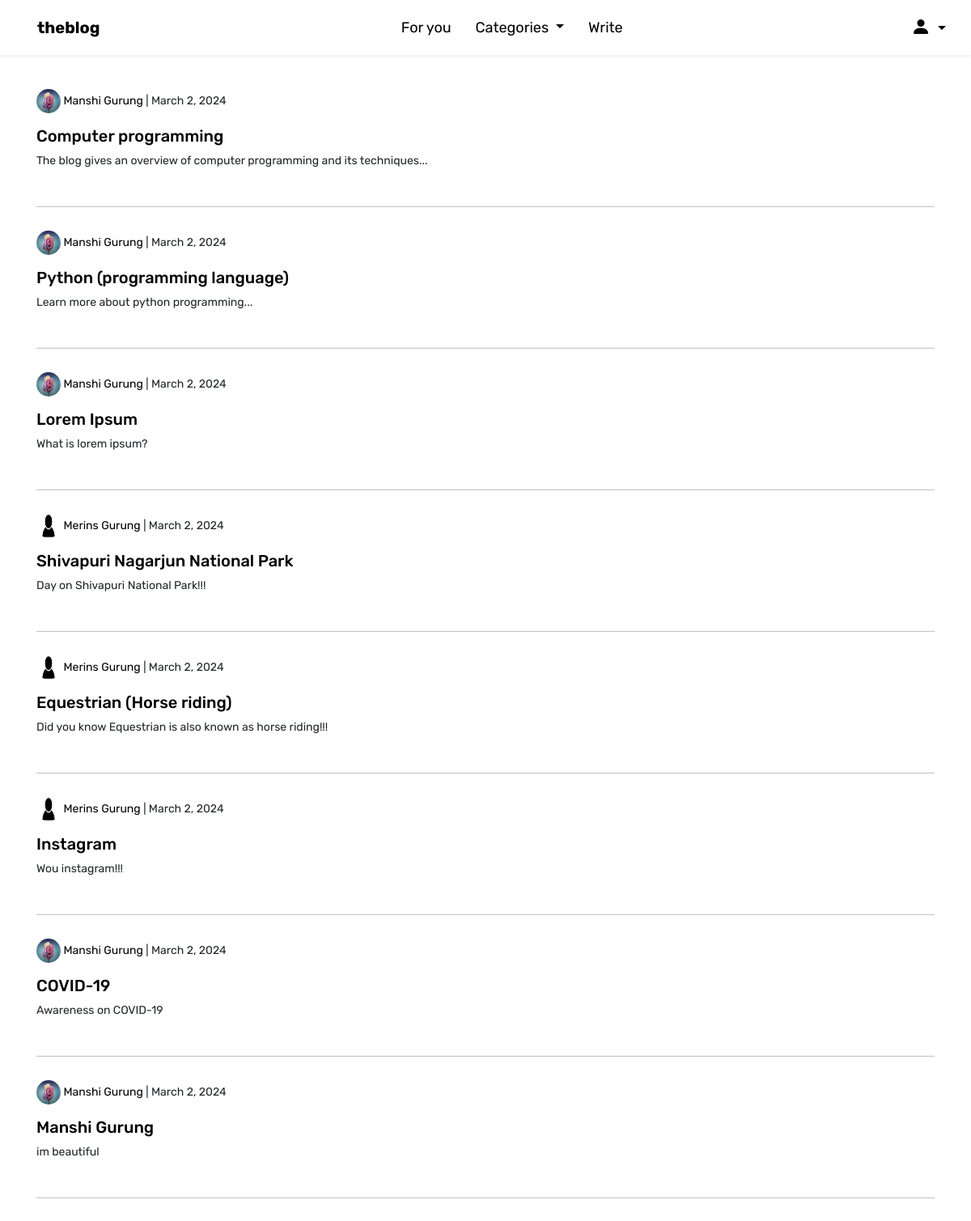
The app's page / (signed in) with its own data.
### theblog/models.py (models this page shows, shortened)
class Post(models.Model):
	title = models.CharField(max_length=255)
	title_tag = models.CharField(max_length=255, default='Blog', blank=True)
	author = models.ForeignKey(User, on_delete=models.CASCADE)
	body = RichTextField(blank=True, null=True)
	post_date = models.DateField(auto_now_add=True)
	category = models.CharField(max_length=255, default='coding')
	snippet = models.CharField(max_length=255)
	likes = models.ManyToManyField(User, related_name='blog_posts')

class Profile(models.Model):
	user = models.OneToOneField(User, null=True, on_delete=models.CASCADE)
	bio = models.TextField()
	profile_pic = models.ImageField(null=True, blank=True, upload_to="images/profile/")
	website_url = models.CharField(max_length=255, null=True, blank=True)
	facebook_url = models.CharField(max_length=255, null=True, blank=True)
	twitter_url = models.CharField(max_length=255, null=True, blank=True)
	instagram_url = models.CharField(max_length=255, null=True, blank=True)
	pinterest_url = models.CharField(max_length=255, null=True, blank=True)

### theblog/views.py (the view)
# urls.py: path('', HomeView.as_view(), name="home"),
class HomeView(CatMenuMixin, ListView):
	model = Post
	template_name = 'home.html'
	cats = Category.objects.all()
	ordering = ['-post_date']

### theblog/models.py (called while the page is built)
	def __str__(self):
		return self.name

### theblog/views.py (called while the page is built)
	def get_context_data(self, *args, **kwargs):
		cat_menu = Category.objects.all()
		context = super().get_context_data(*args, **kwargs)
		context["cat_menu"] = cat_menu
		return context

### theblog/templates/home.html
{% extends 'base.html' %}
{% load static %}
{% block content %}
	<br>
	{% for post in object_list %}
		<p><a href="{% url 'show_profile_page' post.author.profile.id %}" class="post-link">
			{% if post.author.profile.profile_pic %}
	      		<img src="{{ post.author.profile.profile_pic.url }}" class="rounded-circle" height=30 width=30>
	      	{% else %}
	      		<img src="{% static 'theblog/images/default_profile_pic.png' %}" class="rounded-circle" height=30 width=30>
	      	{% endif %}
	      	{{ post.author.first_name}} {{ post.author.last_name}}</a> | {{ post.post_date}}
	    </p>
		<h5><a href="{% url 'article-detail' post.pk %}" class="post-link">{{ post.title }}</a></h5>
	  	<p>{{ post.snippet }}</p>
	  	<br>
	  	<hr class="my-2 light">
	  	<br>
	{% endfor %}
	<br><br><br>
{% endblock %}

### theblog/templates/base.html (style rules this page uses)
hr.light { border-top: 1px solid #ccc; }
:root { --bs-primary: black; --bs-orange: #525252; }
body { font-family: "Rubik", sans-serif; font-optical-sizing: auto; font-size: 14px; background: white; font-weight: 400px; font-style: normal; }
.post-link { text-decoration: none; color: black; }

### records on screen
Post: author.profile.profile_pic (picture), author.first_name "Manshi", author.last_name "Gurung", post_date "March 2, 2024", title "Computer programming", snippet "The blog gives an overview of computer programming and its techniques..."
Post: author.profile.profile_pic (picture), author.first_name "Manshi", author.last_name "Gurung", post_date "March 2, 2024", title "Python (programming language)", snippet "Learn more about python programming..."
Post: author.profile.profile_pic (picture), author.first_name "Manshi", author.last_name "Gurung", post_date "March 2, 2024", title "Lorem Ipsum", snippet "What is lorem ipsum?"
Post: author.first_name "Merins", author.last_name "Gurung", post_date "March 2, 2024", title "Shivapuri Nagarjun National Park", snippet "Day on Shivapuri National Park!!!"
Post: author.first_name "Merins", author.last_name "Gurung", post_date "March 2, 2024", title "Equestrian (Horse riding)", snippet "Did you know Equestrian is also known as horse riding!!!"
Post: author.first_name "Merins", author.last_name "Gurung", post_date "March 2, 2024", title "Instagram", snippet "Wou instagram!!!"
Post: author.profile.profile_pic (picture), author.first_name "Manshi", author.last_name "Gurung", post_date "March 2, 2024", title "COVID-19", snippet "Awareness on COVID-19"
Post: author.profile.profile_pic (picture), author.first_name "Manshi", author.last_name "Gurung", post_date "March 2, 2024", title "Manshi Gurung", snippet "im beautiful"
